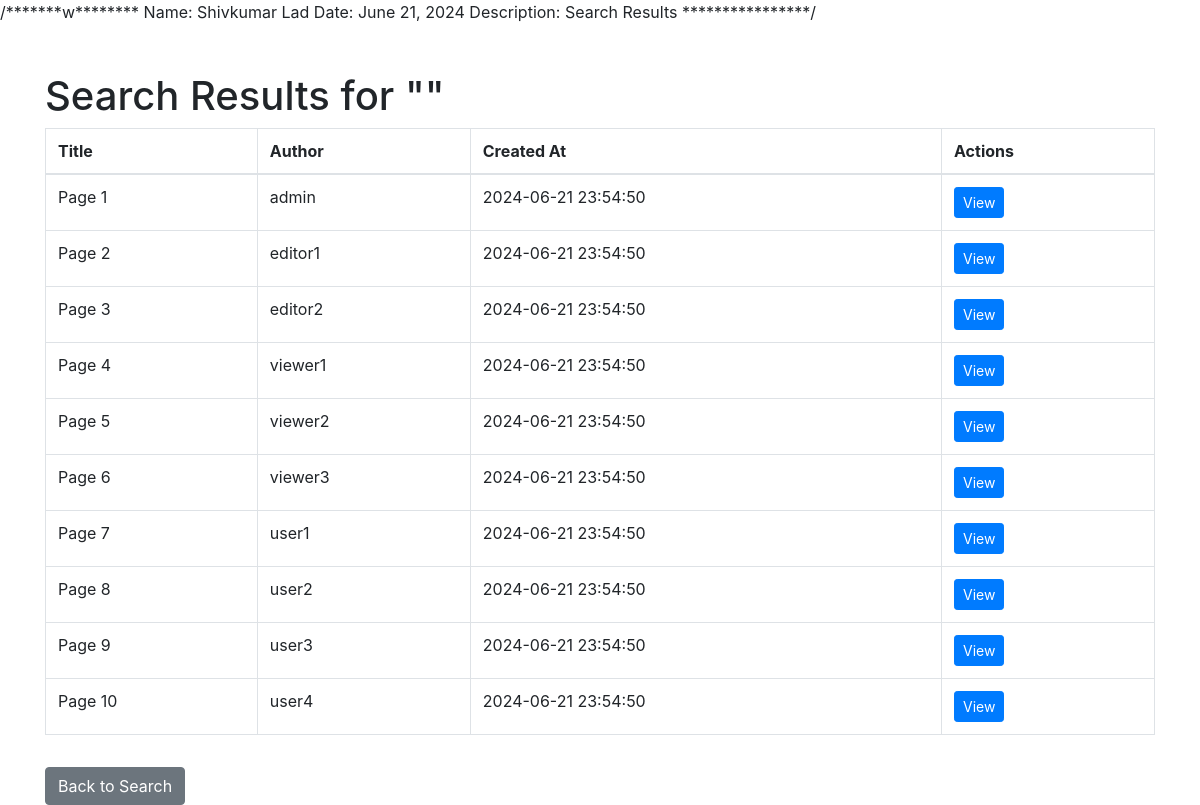
/search_results.php, run on the app's committed database.
### tables this page shows
CREATE TABLE IF NOT EXISTS pages (
    id INT(6) UNSIGNED AUTO_INCREMENT PRIMARY KEY,
    title VARCHAR(255) NOT NULL,
    content TEXT NOT NULL,
    category_id INT(6) UNSIGNED,
    created_by INT(6) UNSIGNED,
    created_at TIMESTAMP DEFAULT CURRENT_TIMESTAMP,
    updated_at TIMESTAMP DEFAULT CURRENT_TIMESTAMP ON UPDATE CURRENT_TIMESTAMP,
    FOREIGN KEY (category_id) REFERENCES categories(id),
    FOREIGN KEY (created_by) REFERENCES users(id)
);

CREATE TABLE IF NOT EXISTS users (
    id INT(6) UNSIGNED AUTO_INCREMENT PRIMARY KEY,
    username VARCHAR(50) NOT NULL UNIQUE,
    password VARCHAR(255) NOT NULL,
    role ENUM('admin', 'editor', 'viewer') NOT NULL,
    created_at TIMESTAMP DEFAULT CURRENT_TIMESTAMP,
    updated_at TIMESTAMP DEFAULT CURRENT_TIMESTAMP ON UPDATE CURRENT_TIMESTAMP
);

### search_results.php (the view, shortened to what this page needs)
<?php
$servername = "localhost";
$username = "root";
$password = "";
$dbname = "cms";
$conn = new mysqli($servername, $username, $password, $dbname);
$keyword = $_GET['keyword'];
$sql = "SELECT pages.id, pages.title, users.username AS author, pages.created_at
        FROM pages
        JOIN users ON pages.created_by = users.id
        WHERE pages.title LIKE '%$keyword%' OR pages.content LIKE '%$keyword%'
        ORDER BY pages.created_at DESC";
$result = $conn->query($sql);
?>
<!DOCTYPE html>
<html lang="en">
<head>
    <link rel="stylesheet" href="https://maxcdn.bootstrapcdn.com/bootstrap/4.5.2/css/bootstrap.min.css">
</head>
<body>
    <div class="container">
        <h1 class="mt-5">Search Results for "<?php echo htmlspecialchars($keyword); ?>"</h1>
        <table class="table table-bordered">
            <thead>
                <tr>
                    <th>Title</th>
                    <th>Author</th>
                    <th>Created At</th>
                    <th>Actions</th>
                </tr>
            </thead>
            <tbody>
                <?php
                if ($result->num_rows > 0) {
                    while ($row = $result->fetch_assoc()) {
                        echo '<tr>';
                        echo '<td>' . $row["title"] . '</td>';
                        echo '<td>' . $row["author"] . '</td>';
                        echo '<td>' . $row["created_at"] . '</td>';
                        echo '<td><a href="view_page.php?id=' . $row["id"] . '" class="btn btn-primary btn-sm">View</a></td>';
                        echo '</tr>';
                    }
                } else {
                    echo '<tr><td colspan="4">No pages found</td></tr>';
                }
                ?>
            </tbody>
        </table>
        <a href="search_form.php" class="btn btn-secondary mt-3">Back to Search</a>
    </div>
</body>
</html>

### data on the page
pages: title "Page 1", created_by.username "admin", created_at "2024-06-21 23:54:50"
pages: title "Page 2", created_by.username "editor1", created_at "2024-06-21 23:54:50"
pages: title "Page 3", created_by.username "editor2", created_at "2024-06-21 23:54:50"
pages: title "Page 4", created_by.username "viewer1", created_at "2024-06-21 23:54:50"
pages: title "Page 5", created_by.username "viewer2", created_at "2024-06-21 23:54:50"
pages: title "Page 6", created_by.username "viewer3", created_at "2024-06-21 23:54:50"
pages: title "Page 7", created_by.username "user1", created_at "2024-06-21 23:54:50"
pages: title "Page 8", created_by.username "user2", created_at "2024-06-21 23:54:50"
pages: title "Page 9", created_by.username "user3", created_at "2024-06-21 23:54:50"
pages: title "Page 10", created_by.username "user4", created_at "2024-06-21 23:54:50"
